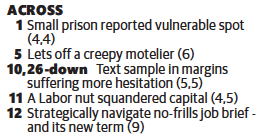
#> input picture samples/cw-snip1.png, 264 x 137 px
$ python main.py ../../samples/cw-snip1.png
#> lines starting #> are read from the running program, lines starting #| are printed output that depends on the picture; after the words box and inside, x2 and y2 are one past the last pixel; in counts of white or black regions, pixels touching at a corner belong together
import argparse
import cv2 as cv

def contour_is_quad(contour):
    APPROX_POLYGON_EPS_RATIO_OF_PERIMETER = 0.02
    perimeter = cv.arcLength(contour, True)
    approx_polygon = cv.approxPolyDP(contour, APPROX_POLYGON_EPS_RATIO_OF_PERIMETER * perimeter, True)
    return len(approx_polygon) == 4

def main(args):
    image = cv.imread(args.image)
#> image is the input picture: shape (137, 264, 3); mean B, G, R 219.8, 219.7, 220.4

    # convert to greyscale
    grey = cv.cvtColor(image, cv.COLOR_BGR2GRAY)
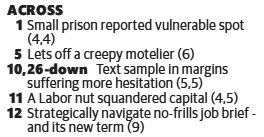
#> grey: shape (137, 264); min 32, max 255, mean 219.9

    inverted = cv.bitwise_not(grey)
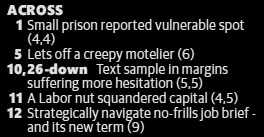
#> inverted: shape (137, 264); min 0, max 223, mean 35.1

    (contours, _hierarchy) = cv.findContours(inverted, cv.RETR_TREE, cv.CHAIN_APPROX_SIMPLE)
#> contours = 194 contours, 139 with area under 20; largest, box (x1, y1, x2, y2) and area: (27, 107, 99, 121) 513, (101, 108, 151, 134) 478, (6, 5, 63, 16) 472, (97, 92, 166, 106) 445, (115, 77, 173, 88) 396

    (boundary_idx, boundary) = max(enumerate(contours), key = lambda c: cv.contourArea(c[1]))
#> boundary_idx = 37; boundary = contour of 82 points, box (x1, y1, x2, y2) (27, 107, 99, 121), area 513

    for (contour_index, contour) in enumerate(contours):
        if contour_is_quad(contour):
            cv.drawContours(image, [contour], 0, (0, 255, 0), 2)
#> this loop made 194 passes
#> perimeter in contour_is_quad on passes 1 to 3: 90.04, 7.66, 107.2
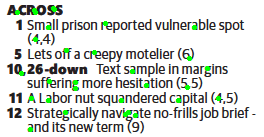
#> image: shape (137, 264, 3); 1.66% of pixels changed, all inside (x1, y1, x2, y2) = (15, 6, 221, 132)

    cv.drawContours(image, [boundary], 0, (0, 0, 255), 2)
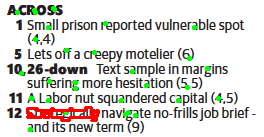
#> image: shape (137, 264, 3); 1.74% of pixels changed, all inside (x1, y1, x2, y2) = (26, 106, 100, 122)

    cv.imshow("debug", image)
    cv.waitKey(0)


if __name__ == '__main__':
    parser = argparse.ArgumentParser()
    parser.add_argument('image', type=str)
    main(parser.parse_args())

$ run again, on samples/cw-snip3.png
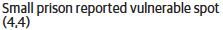
#> input picture samples/cw-snip3.png, 223 x 30 px
#> in main, image is the input picture: shape (30, 223, 3); mean B, G, R 224.8, 224.7, 225.3
#> in main, `inverted = cv.bitwise_not(grey)`:
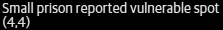
#> inverted: shape (30, 223); min 0, max 223, mean 30.1
#> contours = 32 contours, 24 with area under 20; largest, box (x1, y1, x2, y2) and area: (129, 2, 191, 13) 364, (75, 2, 127, 16) 344, (36, 3, 73, 16) 228, (2, 2, 34, 13) 202, (193, 3, 220, 16) 174, (2, 16, 18, 29) 70, (17, 17, 26, 27) 34, (25, 16, 30, 29) 28
#> boundary_idx = 13; boundary = contour of 78 points, box (x1, y1, x2, y2) (129, 2, 191, 13), area 364
#> the loop in main, `for (contour_index, contour) in enumerate(contours):` made 32 passes
#> perimeter in contour_is_quad on passes 1, 2, 3, 5, 6, 7, 8, 9: 29.9, 31.9, 77.7, 84.63, 13.66, 11.66, 7.66, 118.4
#> in main, `cv.drawContours(image, [boundary], 0, (0, 0, 255), 2)`:
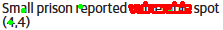
#> image: shape (30, 223, 3); mean B, G, R 208.9, 211.4, 230.2

$ run again, on samples/hello.png
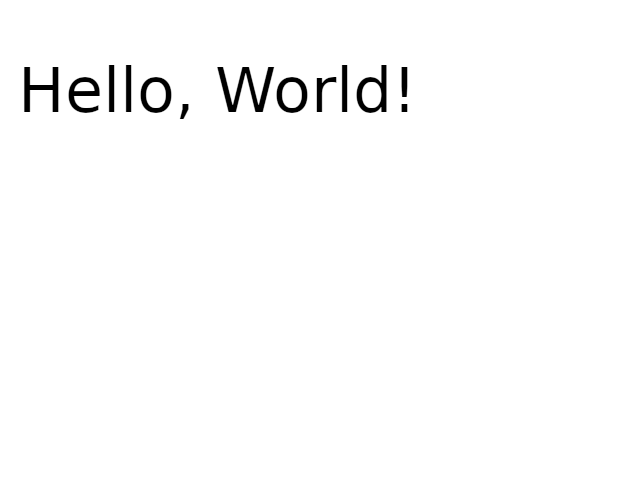
#> input picture samples/hello.png, 640 x 480 px
#> in main, image is the input picture: shape (480, 640, 3); min 0, max 255, mean 251.1
#> in main, `inverted = cv.bitwise_not(grey)`:
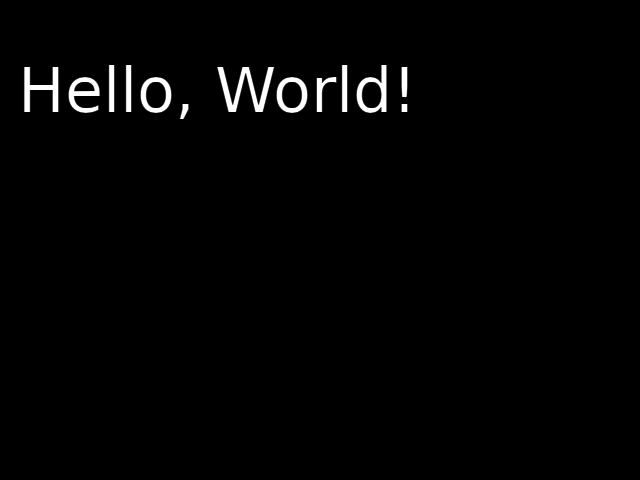
#> inverted: shape (480, 640); min 0, max 255, mean 3.9
#> contours = 17 contours; largest, box (x1, y1, x2, y2) and area: (216, 67, 275, 112) 1038, (356, 65, 387, 113) 1026, (276, 77, 308, 113) 927, (140, 77, 172, 113) 927, (68, 77, 101, 113) 688
#> boundary_idx = 10; boundary = contour of 158 points, box (x1, y1, x2, y2) (216, 67, 275, 112), area 1038
#> the loop in main, `for (contour_index, contour) in enumerate(contours):` made 17 passes
#> perimeter in contour_is_quad on passes 2 to 9: 41.9, 106.7, 113.3, 73.94, 113.3, 73.94, 165.5, 50.97
#> in main, `cv.drawContours(image, [boundary], 0, (0, 0, 255), 2)`:
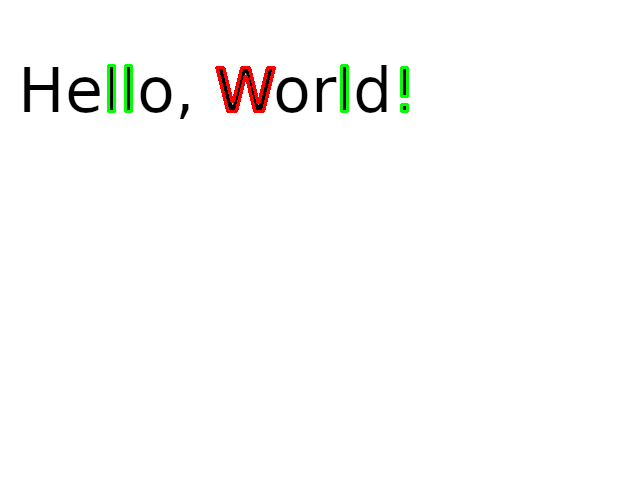
#> image: shape (480, 640, 3); mean B, G, R 249.8, 250.8, 250.8
